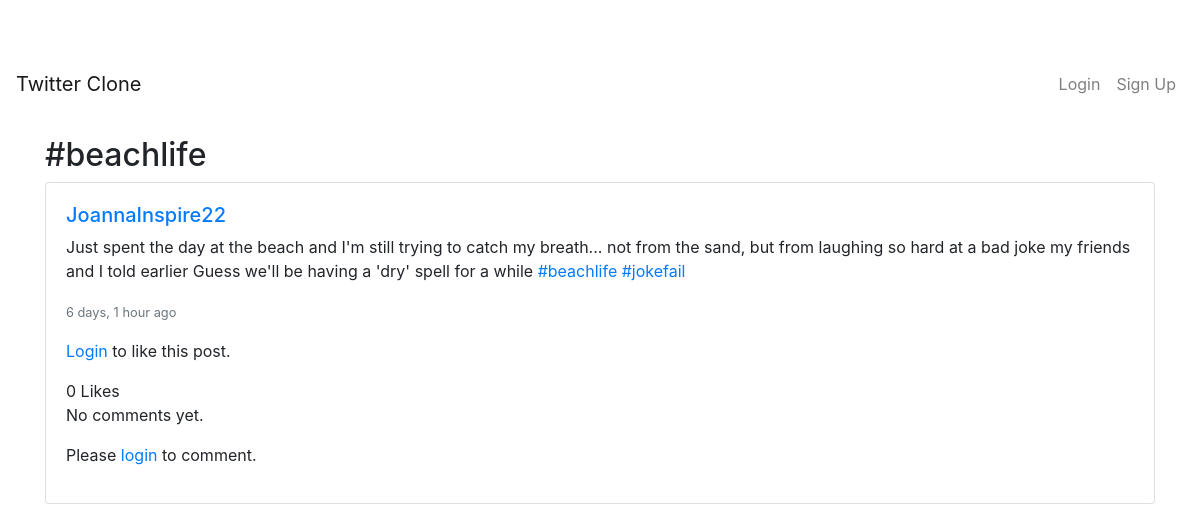
Page /hashtags/beachlife/ on the earlier database version.
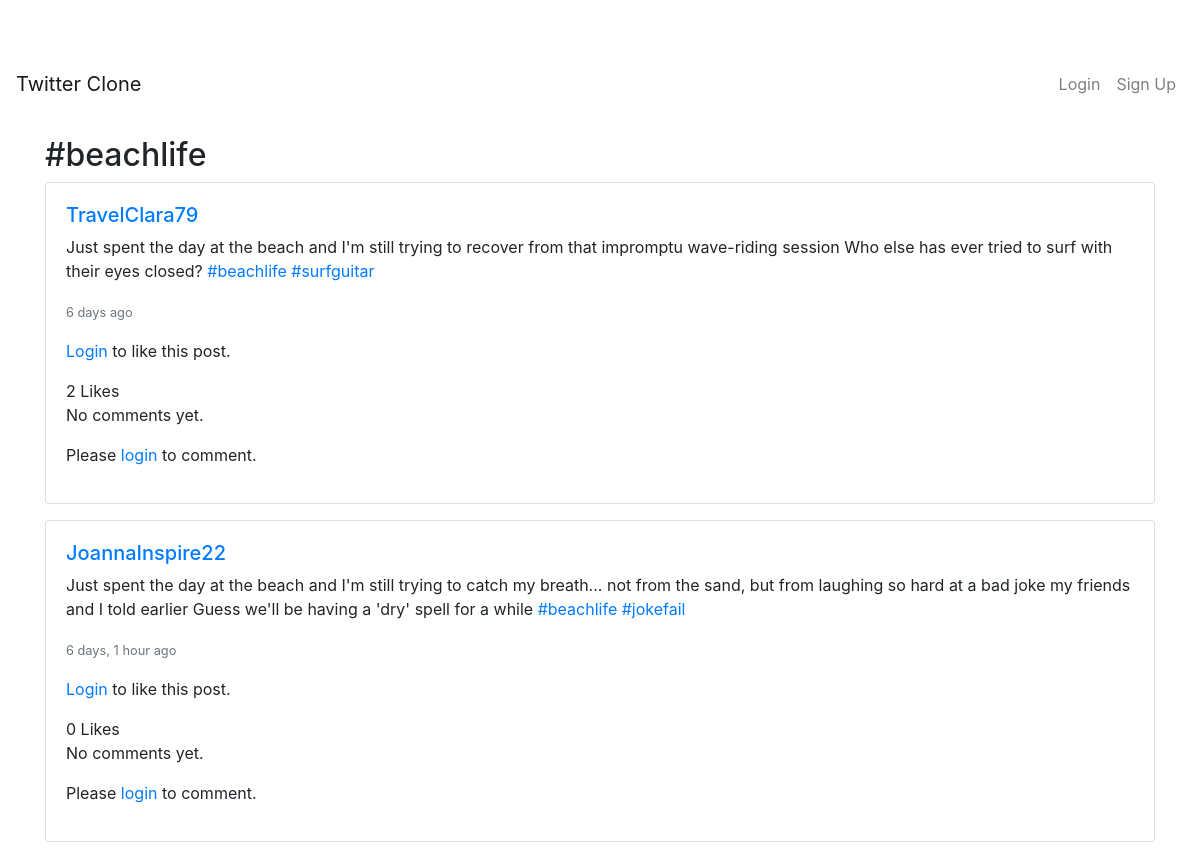
Same page on the later database version.
### hashtags/models.py (models this page shows, shortened)
class Hashtag(models.Model):
    name = models.CharField(max_length=100, unique=True)

### posts/models.py (models this page shows, shortened)
class Post(models.Model):
    content = models.TextField(max_length=280)
    author = models.ForeignKey(User, on_delete=models.CASCADE, related_name='posts')
    created_at = models.DateTimeField(auto_now_add=True)
    hashtags = models.ManyToManyField(Hashtag, blank=True, related_name='posts')
    likes = models.ManyToManyField(User, blank=True, related_name='liked_posts')
    def total_likes(self):
        return self.likes.count()

### hashtags/views.py (the view)
# urls.py: path('<str:name>/', views.hashtag_detail, name='hashtag_detail'),
def hashtag_detail(request, name):
    hashtag = get_object_or_404(Hashtag, name=name.lower())
    posts = Post.objects.filter(hashtags=hashtag).order_by('-created_at')
    context = {
        'hashtag': hashtag,
        'posts': posts,
    }
    return render(request, 'hashtags/hashtag_detail.html', context)

### hashtags/templatetags/hashtags_extras.py (called while the page is built)
@register.filter
def link_hashtags(text):
    escaped_text = escape(text)
    escaped_text = escaped_text.replace("&#x27;", "'")
    hashtag_regex = r'#(\w+)'
    def replace(match):
        hashtag = match.group(1)
        url = reverse('hashtags:hashtag_detail', args=[hashtag.lower()])
        return f'<a href="{url}">#{hashtag}</a>'
    linked_text = re.sub(hashtag_regex, replace, escaped_text)
    return mark_safe(linked_text)

### hashtags/templates/hashtags/hashtag_detail.html
{% extends 'base.html' %}
{% load humanize %}
{% load hashtags_extras %}
{% block content %}
<div class="container mt-4">
    <h2>#{{ hashtag.name }}</h2>
    {% if posts %}
        {% for post in posts %}
            {% include 'posts/partials/post_card.html' %}
        {% endfor %}
    {% else %}
        <p>No posts found for this hashtag.</p>
    {% endif %}
</div>
{% endblock %}

### templates/base.html (shortened to what this page needs)
{% load static %}
<!DOCTYPE html>
<html lang="en">
<head>
    <link rel="stylesheet" href="https://stackpath.bootstrapcdn.com/bootstrap/4.5.2/css/bootstrap.min.css">
    <link rel="stylesheet" href="{% static 'css/style.css' %}">
    <link rel="stylesheet" href="https://cdnjs.cloudflare.com/ajax/libs/font-awesome/5.15.1/css/all.min.css">
</head>
<body>
    <nav class="navbar navbar-expand-lg navbar-light">
        <a class="navbar-brand" href="{% url 'home' %}">Twitter Clone</a>
        <ul class="navbar-nav ml-auto">
            {% if user.is_authenticated %}
                <li class="nav-item">
                    <a class="nav-link" href="{% url 'profile' user.username %}">{{ user.username }}</a>
                </li>
                <li class="nav-item">
                    <a class="nav-link" href="{% url 'logout' %}">Logout</a>
                </li>
            {% else %}
                <li class="nav-item">
                    <a class="nav-link" href="{% url 'login' %}">Login</a>
                </li>
                <li class="nav-item">
                    <a class="nav-link" href="{% url 'register' %}">Sign Up</a>
                </li>
            {% endif %}
        </ul>
    </nav>
    {% block content %}
    {% endblock %}
</body>
</html>

### posts/templates/posts/partials/post_card.html
<div class="card mb-3">
    <div class="card-body">
        {% include 'posts/partials/post_content.html' %}
        <div class="d-flex justify-content-between align-items-center">
            <div id="like-button-{{ post.id }}">
                {% include 'posts/partials/like_button.html' %}
            </div>
        </div>
        {% include 'comments/partials/comment_section.html' %}
        {% include 'comments/partials/comment_box.html' %}
    </div>
</div>

### posts/templates/posts/partials/post_content.html
{% load humanize %}
{% load hashtags_extras %}
<h5>
    <a href="{% url 'profile' post.author.username %}">
        {{ post.author.username }}
    </a>
</h5>
<p>{{ post.content|safe|link_hashtags }}</p>
<p class="text-muted">
    <small>{{ post.created_at|naturaltime }}</small>
</p>

### posts/templates/posts/partials/like_button.html
{% if user.is_authenticated %}
    <form id="like-form-{{ post.id }}" hx-post="{% url 'like_post' post.id %}" hx-target="#like-button-{{ post.id }}" hx-swap="innerHTML">
        {% csrf_token %}
        <button type="submit" class="btn btn-sm {% if user in post.likes.all %}btn-outline-danger{% else %}btn-outline-primary{% endif %}">
            {% if user in post.likes.all %}
                <i class="fas fa-heart"></i> Unlike
            {% else %}
                <i class="far fa-heart"></i> Like
            {% endif %}
        </button>
    </form>
{% else %}
    <p><a href="{% url 'login' %}">Login</a> to like this post.</p>
{% endif %}
<span>{{ post.total_likes }} {{ post.total_likes|pluralize:"Like,Likes" }}</span>

### comments/templates/comments/partials/comment_section.html
{% load humanize %}
{% load hashtags_extras %}
<div class="comments">
    {% if post.comments.exists %}
        {% for comment in post.comments.all %}
            <div class="comment mb-2">
                <strong>{{ comment.author.username }}</strong>: {{ comment.content|link_hashtags }}
                <p class="text-muted">
                    <small>{{ comment.created_at|naturaltime }}</small>
                </p>
            </div>
        {% endfor %}
    {% else %}
        <p>No comments yet.</p>
    {% endif %}
</div>

### comments/templates/comments/partials/comment_box.html
{% if user.is_authenticated %}
    <form method="post" action="{% url 'comments:add_comment' post.id %}">
        {% csrf_token %}
        <div class="form-group mb-2">
            <textarea name="content" rows="2" class="form-control"
                      placeholder="Write a comment..."></textarea>
        </div>
        <button type="submit" class="btn btn-sm btn-primary">
            Comment
        </button>
    </form>
{% else %}
    <p>Please <a href="{% url 'login' %}">login</a> to comment.</p>
{% endif %}

### static/css/style.css (style rules this page uses)
.card { width: 100%; }
body { padding-top: 56px; }
.container { margin-top: 20px; }

Differences in the rows shown:
added Post: author.username "TravelClara79", content|link_hashtags "Just spent the day at the beach and I'm still trying to recover from that impromptu wave-riding session Who else has ever tried to surf with their eyes closed? #beachlife #surfguitar", created_at "6 days ago", total_likes "2", shows "No comments yet."
